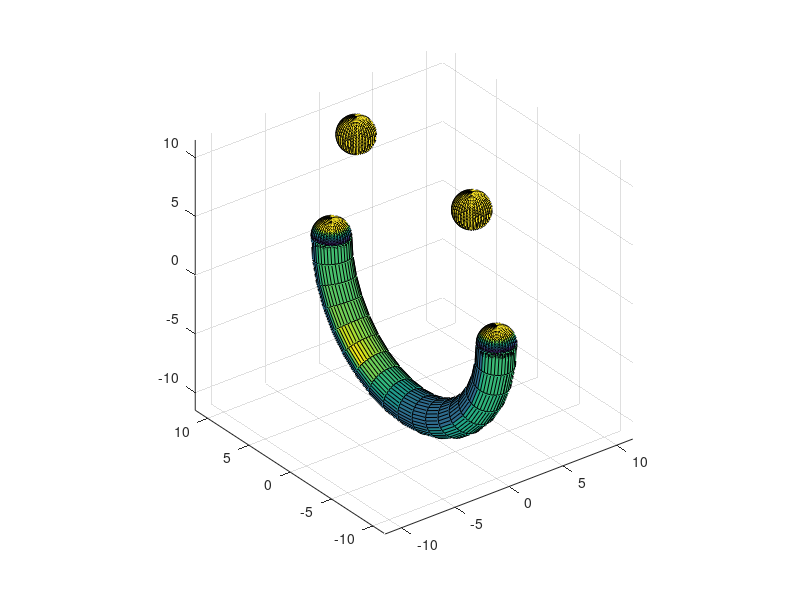

This chart was generated by the following MATLAB code:
a=1.5;
c=10;
[u,v]=meshgrid(-90:-10:-270,0:10:360);
z=(c+a*cosd(v)).*cosd(u);
y=(c+a*cosd(v)).*sind(u);
x=a*sind(v);
surfl(x,y,z)
hold on;
[xs,ys,zs] = sphere(40);
surf(a*xs,a*ys+c,a*zs) % centered at (3,-2,0)
surf(a*xs,a*ys-c,a*zs) % centered at (0,1,-3)
axis equal;
h=10;
d = 7;
surf(a*xs,a*ys+d,a*zs+h) % centered at (0,1,-3)
surf(a*xs,a*ys-d,a*zs+h) % centered at (0,1,-3)
r = 1.2;
%axis([-r*c r*c -r*c r*c -r*c r*c]);

